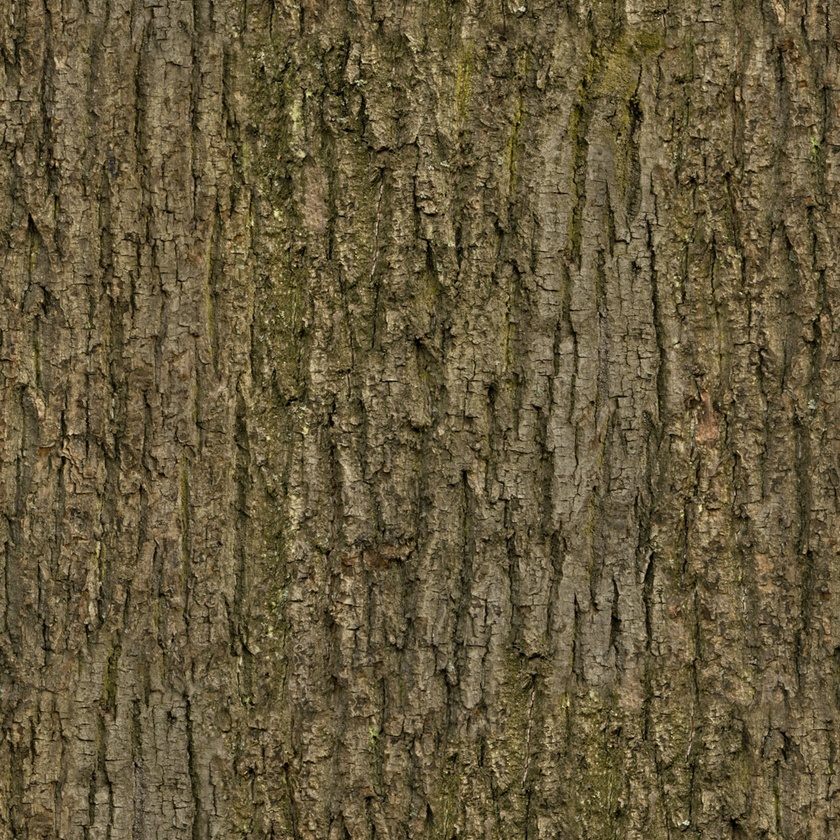
#> input picture pictures/2-1.jpg, 840 x 840 px, shrunk from 1024 x 1024 before the run; its folder holds only this picture in this run
$ jupyter execute --allow-errors naturalTextures.ipynb
#> lines starting #> are read from the running program, lines starting #| are printed output that depends on the picture
#> `img = Image.open("pictures/" + src+".jpg").convert("L")`:
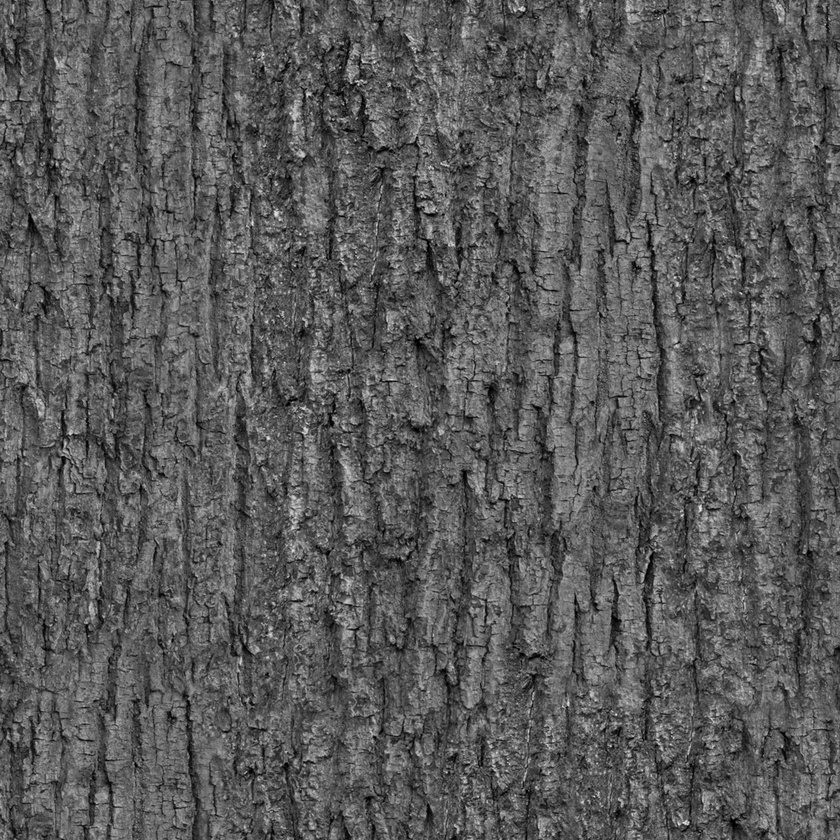
#> img: PIL image 840x840 L; min 0, max 239, mean 89.7
#| (840, 840)
### libarary/graph_tools.py
"""Module providing tools to read and write graphs"""
import networkx as nx
import numpy as np

# [21 lines left out: function read_graph_from_edgelist, not called in this run]


def convert_dist_dict_to_narray(dists_dict:dict, nodes:list) -> np.array:
    """takes a set of nodes and dists dictionary and return a dense matrix of distances"""
    nodes_indecies = dict()
    for i,node in enumerate(nodes):
        nodes_indecies[node] = i
    dists_matrix = np.zeros((len(nodes),len(nodes)),dtype='double')
    for source,targets in dists_dict.items():
        for target,weight in targets.items():
            dists_matrix[nodes_indecies[source]][nodes_indecies[target]] = weight
    return dists_matrix

def convert_block_to_weighted_graph(block:np.array) -> np.array:
    """takes a block of usually 11x11 pixels and creates a weighted graph with weightes>=0 and return the
    assosiation matrix"""
    m,n = block.shape
    weight_matrix = np.zeros((block.shape[0]*block.shape[1], block.shape[0]*block.shape[1]), dtype="double")
    #horizontal
    for y in range(0,m):
        for x in range(0,n-1):
            index = y*m + x
            edge_weight = abs(block[y,x] - block[y,x+1])
            weight_matrix[index, index + 1] = edge_weight
            weight_matrix[index + 1, index] = edge_weight

    #vectical
    for y in range(0,m-1):
        for x in range(0,n):
            i1 = y*m + x
            i2 = (y+1)*m + x
            edge_weight = abs(block[y,x] - block[y+1,x])
            weight_matrix[i1,i2] = edge_weight
            weight_matrix[i2,i1] = edge_weight
    return weight_matrix

### experiment.py
import numpy as np
import libarary.cpp as cpp
import networkx as nx
from time import time
import libarary.graph_tools as gtl
from collections import defaultdict


def test(G: nx.Graph):
    # print("|V| = ", G.number_of_nodes())
    res = {}
    clocks = []
    start = time()
    # convert
    dists = gtl.convert_dist_dict_to_narray(
        dict(nx.all_pairs_dijkstra_path_length(G)), list(G.nodes)
    )
    end = time()
    clocks.append(end - start)
    # print("clock convert: ", clocks[-1])
    # q-extend3
    res["q_ext3_multi"] = cpp.q_extend_multi(dists, 3)
    end = time()
    clocks.append(end - start)
    # print("clock q_extend 3 multi: ", clocks[-1], res["q_ext3_multi"] )
    # q-extend4
    start = time()
    res["q_ext4_multi"] = cpp.q_extend_multi(dists, 4)
    end = time()
    clocks.append(end - start)
    # print("clock q_extend 4 multi: ", clocks[-1], res["q_ext4_multi"])
    # excess
    start = time()
    res["excess"] = cpp.excess_global_single(dists)
    end = time()
    clocks.append(end - start)
    # print("clock excess_global single: ", clocks[-1], res["excess"])
    # q-packing3
    start = time()
    res["q_packing3_multi"] = cpp.q_packing_multi(dists, 3)
    end = time()
    clocks.append(end - start)
    # print("clock q_packing 3 ,multi: ", clocks[-1], res["q_packing3_multi"])
    # q-packing4
    start = time()
    res["q_packing4_multi"] = cpp.q_packing_multi(dists, 4)
    end = time()
    clocks.append(end - start)
    # print("clock q_packing 4 ,multi: ", clocks[-1], res["q_packing4_multi"])
    return res


# [8 lines left out: function convert_res, not called in this run]

def block_exp(block: np.array):
    """gets a block and runs the convert the block to a usable graph and runs the expemenint
    on it"""
    weight_matrix = gtl.convert_block_to_weighted_graph(block)
    G = nx.from_numpy_array(weight_matrix)
    return test(G)


def img_exp(img: np.array, block_size=11) -> dict:
    """image experiment tnat splits the picture to blocks and return a dict
    with the results of the blocks invarients"""
    m, n = img.shape
    print(m, n)
    res = defaultdict(lambda: [])
    i=0
    for y in range(0, m - block_size, block_size):
        for x in range(0, n - block_size, block_size):
            block = img[y : y + block_size, x : x + block_size]
            block_res = block_exp(block)
            for key in block_res.keys():
                res[key].append(block_res[key])
            i += 1
            if i % 10 == 0:
                print(i)

    return convert_res(res)

### naturalTextures.ipynb
[cell 1]
import PIL as pil
from PIL import Image
import numpy as np
import matplotlib.pyplot as plt
import networkx as nx
from time import time
import os
import pandas as pd

import libarary.graph_tools as gtl
import libarary.cpp as cpp
print('Pillow Version:', pil.__version__)
#> (the rest of this cell did not finish here and is left out)

[cell 2]
src_images = ["2-1", "2-2", "2-3"]
imgs = []
#> (the rest of this cell did not finish here and is left out)

[cell 3]
for img in imgs:
    plt.imshow(img,"gray")
    plt.axis("off")
    plt.show()
#> this loop made 1 pass
#> pass 1, `plt.show()`:
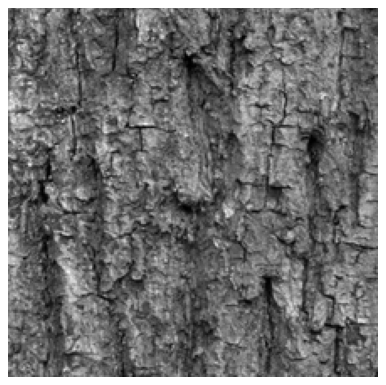
#> figure drawn by matplotlib, 1 panel
